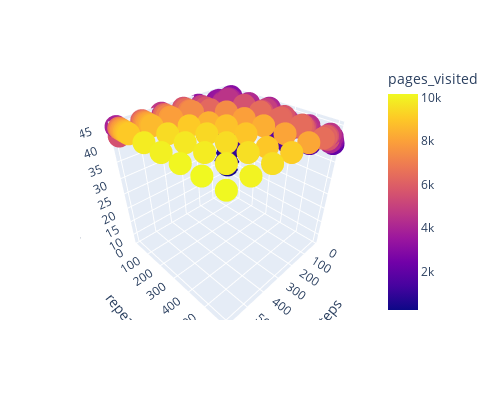

Notebook code for this chart:
### Code cell
results_df = pd.read_csv('../../data/processed/pv_er_rw_mn_experiment.csv')

results_df['n_found'] = results_df.recall * len(er_pages)

fig = px.scatter_3d(results_df, x='steps', y='repeats', z='n_found', color='pages_visited', width=500, height=400)
fig.show()

### Figure 1 — Plotly figure (JSON) as saved in the notebook; plotly's stock layout.template omitted (floating-point values rounded to 4 significant figures; data arrays with more than 128 entries replaced by an {"elided": "..."} marker saying what was removed)
{"data": [{"hovertemplate": "steps=%{x}<br>repeats=%{y}<br>n_found=%{z}<br>pages_visited=%{marker.color}<extra></extra>", "legendgroup": "", "marker": {"color": {"elided": "225 int values"}, "coloraxis": "coloraxis", "symbol": "circle"}, "mode": "markers", "name": "", "scene": "scene", "showlegend": false, "type": "scatter3d", "x": {"elided": "225 int values"}, "y": {"elided": "225 int values"}, "z": {"elided": "225 float values"}}], "layout": {"coloraxis": {"colorbar": {"title": {"text": "pages_visited"}}, "colorscale": [[0, "#0d0887"], [0.1111, "#46039f"], [0.2222, "#7201a8"], [0.3333, "#9c179e"], [0.4444, "#bd3786"], [0.5556, "#d8576b"], [0.6667, "#ed7953"], [0.7778, "#fb9f3a"], [0.8889, "#fdca26"], [1, "#f0f921"]]}, "height": 400, "legend": {"tracegroupgap": 0}, "margin": {"t": 60}, "scene": {"aspectmode": "auto", "aspectratio": {"x": 1, "y": 1, "z": 1}, "domain": {"x": [0, 1], "y": [0, 1]}, "xaxis": {"title": {"text": "steps"}, "type": "linear"}, "yaxis": {"title": {"text": "repeats"}, "type": "linear"}, "zaxis": {"title": {"text": "n_found"}, "type": "linear"}}, "width": 500}}
